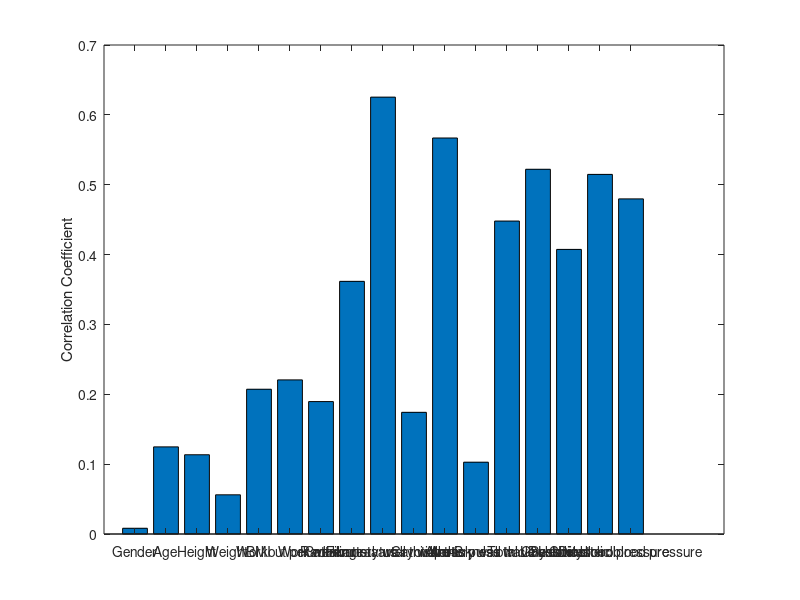

This figure's MATLAB source: (Note: this script raises an error after producing the figure.)
% AI in healthcare
% Lab Assignment - Naive Bayes
% Author: Klara Martinaskova
%
% Task:
% The task is to train Naive Bayes classifier based on training dataset 
% and estimate the cardiovascular disease occurence of the subjects 
% in testing dataset.
%
% I decided to make a MATLAB script even though I think excel is easier, 
% but MATLAB is more challenging. And so I think it is better to apply 
% MATLAB script (this model) to different data with different sample sizes.

close all
clear all
clc
%% Loading data
train = load('Naive Bayes classifier task - training group.txt');
test = load('Naive Bayes classifier task - test group.txt');

features = {'Gender','Age','Height','Weight','BMI','Workout per week',...
    'Work attribute','Smoking status','Radial artery wall thickness',...
    'Femoral artery wall thickness','Apo-B','Carotid artery wall thickness',...
    'Aortic pulse wave velocity','Total Cholesterol','LDL Cholesterol', ...
    'Systolic blood pressure','Diastolic blood pressure'}; % names of columns 

% last column is final diagnosis in train dataset
label = train(:,end); % labels
train = train(:,1:end-1); % features 
%% Correlation with results
corr_coeffs = zeros(1, size(train, 2)); % helper var. for saving results

% For loop for finding correlations coeff. with results (diagnosis)
for i = 1:size(train, 2) 
    corr_coeffs(i) = abs(corr(train(:, i), label)); % calculation of corr (negative corr is transfer to positive values with abs)
end

% Plot results of correlations
figure(1)
bar(corr_coeffs);
xticklabels(features);
xticks(1:size(train, 2));
xtickangle(90);
ylabel('Correlation Coefficient');
yline(0.5, '--', 'LineWidth', 2, 'Color', 'r'); % add line to corr = 0.5
yline(0.3, ':', 'LineWidth', 2, 'Color', 'r'); % add line to corr = 0.3
title('Correlation - features and final diagnosis')

%disp(features(corr_coeffs>0.5))
%disp(features(corr_coeffs>0.3))

%% Correlation with results - choosing features
% I have chosen the features, which have higher corr. coef. with result higher than
% 0.3 (this is demonstrated in the graph).
% Chosen features:
% Higher than 0.5:
% 9, 11, 14, 16
%  'Radial artery wall thickness', 'Apo-B','Total Cholesterol','Systolic blood pressure'
% Higher than 0.3:
% 'Smoking status', 'Radial artery wall thickness', 'Apo-B', 'Aortic pulse wave velocity',...
% 'Total Cholesterol','LDL Cholesterol', 'Systolic blood pressure','Diastolic blood pressure'
%% Conditioning of the features 
% Choosing only independent features.
% Calculate the correlation matrix
corr_matrix = corr(train); % count correlation matrix

% Setting a correlation threshold 
correlation_threshold = 0.7; % 0.7 has been chosen according to dataset

% Find highly correlated features
highly_correlated_features = []; % variable for saving features with high correlation
for i = 1:size(corr_matrix, 1) % go over the correlation matrix
    for j = i+1:size(corr_matrix, 2)
        if abs(corr_matrix(i,j)) >= correlation_threshold % compare with threshold
            highly_correlated_features = [highly_correlated_features, j]; % saving features with high correlation
        end
    end
end

figure(2)
imagesc(corr_matrix);
title('Correlation between each two features')
xticklabels(features);
xticks(1:size(train, 2));
xtickangle(90);
yticklabels(features);
yticks(1:size(train, 2));
colorbar;

% Remove highly correlated features
train(:, unique(highly_correlated_features)) = []; % unique in case with repeating same positions
features(unique(highly_correlated_features)) = [];
%% Correlation with results again, but without removed features
% Choosing only independent features.

corr_coeffs = zeros(1, size(train, 2)); % helper var. for saving results of correlation

% For loop for finding correlations coeff. with results (diagnosis)
for i = 1:size(train, 2)
    corr_coeffs(i) = abs(corr(train(:, i), label)); % calculation of corr (negative corr is transfer to positive values with abs)
end

% Plot results of correlations
figure(3)
bar(corr_coeffs);
xticklabels(features);
xticks(1:size(train, 2));
xtickangle(90);
ylabel('Correlation Coefficient');
yline(0.5, '--', 'LineWidth', 2, 'Color', 'r'); % add line to corr = 0.5
yline(0.3, ':', 'LineWidth', 2, 'Color', 'r'); % add line to corr = 0.3
title('Correlation - independent features and final diagnosis')

%disp(features(corr_coeffs>0.5))
%disp(features(corr_coeffs>0.3))

% I have chosen the features, which have higher corr. coeff. with result higher than
% 0.3 (this is demonstrated in the graph) and are independent.
% Chosen features:
% Higher than 0.5:
% 'Radial artery wall thickness', 'Apo-B','Systolic blood pressure' 
% Higher than 0.3:
% 'Smoking status', 'Radial artery wall thickness', 'Apo-B','LDL Cholesterol','Systolic blood pressure'
%% Discretization and feature modelling
% For the sake of clarity, I use indexing from the original train file.
selected_features = find(corr_coeffs>0.3);
% 5     6     8    10    11 = 'Smoking status', 'Radial artery wall thickness', 'Apo-B','LDL Cholesterol','Systolic blood pressure'
% train = train(:,selected_features); 

%% Smoking
% Smoking status is binary, so no modelling is necessary

% Cutoff - need just 2 categories
smoking_cutoffs = [0]; % because there are only binary samples, use 0 as a cutoff
smoking_counts = get_category_counts(train, 5, smoking_cutoffs, label); % 5 = 'Smoking status' has index 8

%%  'Radial artery wall thickness'
% There is continuous data, it is necessary to categorize it. 
% The normal range of radial artery wall thickness in healthy individuals is considered to be between 0.2 and 0.5 mm.
% Source: https://www.ncbi.nlm.nih.gov/pmc/articles/PMC2734005/

% Create two categories  - higher than 0.5 and smaller  than 0.5 (or equal to 0.5)
RA_wall_thick_cutoffs = [0.5];
RA_wall_thick_counts = get_category_counts(train, 6, RA_wall_thick_cutoffs, label); % 6 = for index 'Radial artery wall thickness'

%% 'Apo-B'
% APO-B (Apolipoprotein B) is a protein that is found in the outer membrane
% of low-density lipoprotein (LDL) particles, which are often referred to 
% as "bad cholesterol." 
% Sources:
% https://www.urmc.rochester.edu/encyclopedia/content.aspx?contenttypeid=167&contentid=apolipoprotein_b100
% https://emedicine.medscape.com/article/2087335-overview
% https://www.ncbi.nlm.nih.gov/pmc/articles/PMC8540246/
% "the mean apoB concentration was 1.31 ± 0.35 g/L in males versus 1.22 ±
% 0.36 g/L in females"
%
% I decided to create categories:
% x =< 1.66
% 1.66 < x < 2
% 2 < x < 3
% x =< 3

% Define the cutoffs for the APO-B categories
apoB_cutoffs = [1.66, 2, 3];
apoB_counts = get_category_counts(train, 8, apoB_cutoffs, label); % 8 = apoB has index 8

%% 'LDL Cholesterol'
% Source: https://my.clevelandclinic.org/health/articles/24391-ldl-cholesterol
% I decided create this cutoffs:
% Normal: Below 100 mg/dL.
% Near optimal: 100 – 129 mg/dL.
% Borderline high: 130 – 159 mg/dL.
% High: 160 – 189 mg/dL.
% Very high: 190 mg/dL or higher.

% Define the cutoffs for the LDL cholesterol categories
ldl_cutoffs = [1, 1.29, 1.6, 1.89];
ldl_counts = get_category_counts(train, 10, ldl_cutoffs, label); % 10 = 'LDL cholesterol' has index 10

%% 'Systolic blood pressure'
% Sources:
% https://www.cdc.gov/bloodpressure/about.htm
% https://www.ahajournals.org/doi/10.1161/CIRCULATIONAHA.121.054602
%
% Normal: less than 120 mm Hg
% Elevated: 120-129 mm Hg
% Stage 1 hypertension: 130-139 mm Hg
% Stage 2 hypertension: 140 mm Hg or higher

% Define the cutoffs for the systolic blood pressure categories
sbp_cutoffs = [120, 129, 139];
sbp_counts = get_category_counts(train, 11, sbp_cutoffs, label); % 11 = 'Systolic blood pressure' has index 11

%% Naive Bayes classifier
% Create table of probabilities

% Total number of patients labeled as 1 - withdisease
total_1 = sum(label == 1);
% Total number of patients labeled as 0 - without disease
total_0 = sum(label == 0);

% Put into one cell
train_sum = { smoking_counts;
                RA_wall_thick_counts;
                apoB_counts;
                ldl_counts;
                sbp_counts};

% For counting conditional probability P(x|c) - use cell with same structures as train_sum            
probabilities_cell = train_sum; % for saving P(x|c), same structure as train_sum

% Two for loops for counting P(x|c)
for i = 1:length(train_sum)
    for j = 1 : length(train_sum{i})
        probabilities_cell{i}(j,1) = train_sum{i}(j,1)/total_1; % for labeled as 1
        probabilities_cell{i}(j,2) = train_sum{i}(j,2)/total_0; % for labeled as 0
    end
end

P_c1 = total_1/(total_1+total_0); % probabilty of "diagnosis of disease" labeled as 1 - with disease
P_c0 = total_0/(total_1+total_0); % probabilty of "diagnosis of disease" labeled as 0 - without disease 
P_c = [P_c1; P_c0];
%% Estimation of cardiovascular disease occurence of the subjects in testing dataset
% I will use same condition for data categorization as in the training set.

% Remove dependent features
test(:, unique(highly_correlated_features)) = [];

% Remindig cutoffs
% smoking_cutoffs = [0]; 
% RA_wall_thick_cutoffs = [0.5];
% apoB_cutoffs = [1.66, 2, 3];
% ldl_cutoffs = [1, 1.29, 1.6, 1.89];
% sbp_cutoffs = [120, 129, 139];

% Puttung all cutoffs to one cell
cutoffs_cell = {smoking_cutoffs; 
RA_wall_thick_cutoffs ;
apoB_cutoffs;
ldl_cutoffs;
sbp_cutoffs};

% Choose only selected features from testing data set
test_features = test(:,selected_features); 

[samples,~] = size(test_features); % number of patient
test_predict = zeros(samples,1); % for final results of classification

% For each patient find categories thanks cutoffs and labeled them as 0 or 1
for i = 1:samples
    categories = get_categories (test_features(i,:), cutoffs_cell); % find categories 
    use_P = zeros(length(categories),2); % for saving useful probabilites from probabilities_cell
    for j = 1:length(categories)
        use_P(j,:) = probabilities_cell{j}(categories(j),:); % save probabilities according to categories      
    end   
    
    % Save final probabilities for labeling as 1 or as 0 
    C_1 = prod(use_P(:,1))*P_c1; % prod returns the product of the array elements
    C_0 = prod(use_P(:,2))*P_c0;
    
    % The prediction of labeling
    if C_1 > C_0 % comparing counting samples
        test_predict(i) = 1; % cardiovascular disease
    else
        test_predict(i) = 0; % without cardiovascular disease
    end
end

%% Printing final results
disp('Predicted classification of patients into groups:')
disp(test_predict)